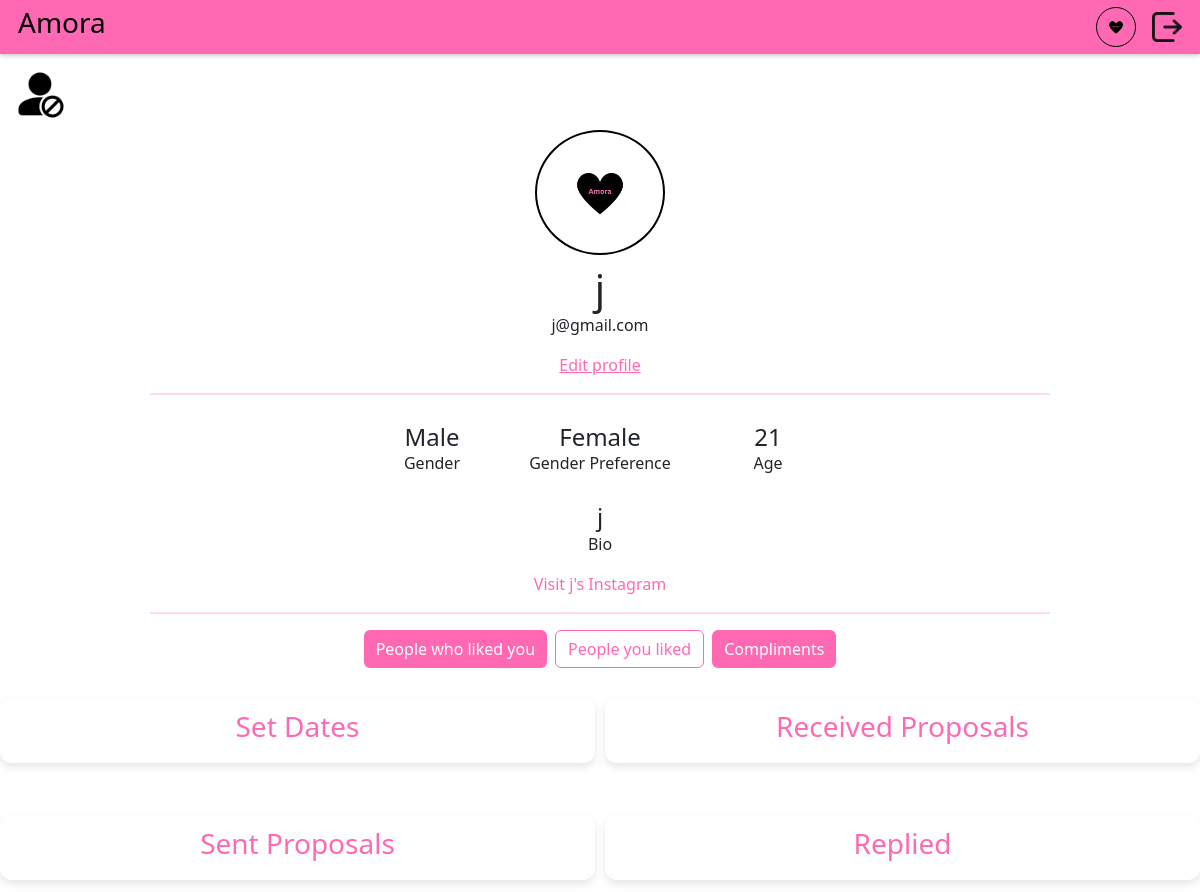
Page /profile/11 (signed in) on the earlier database version.
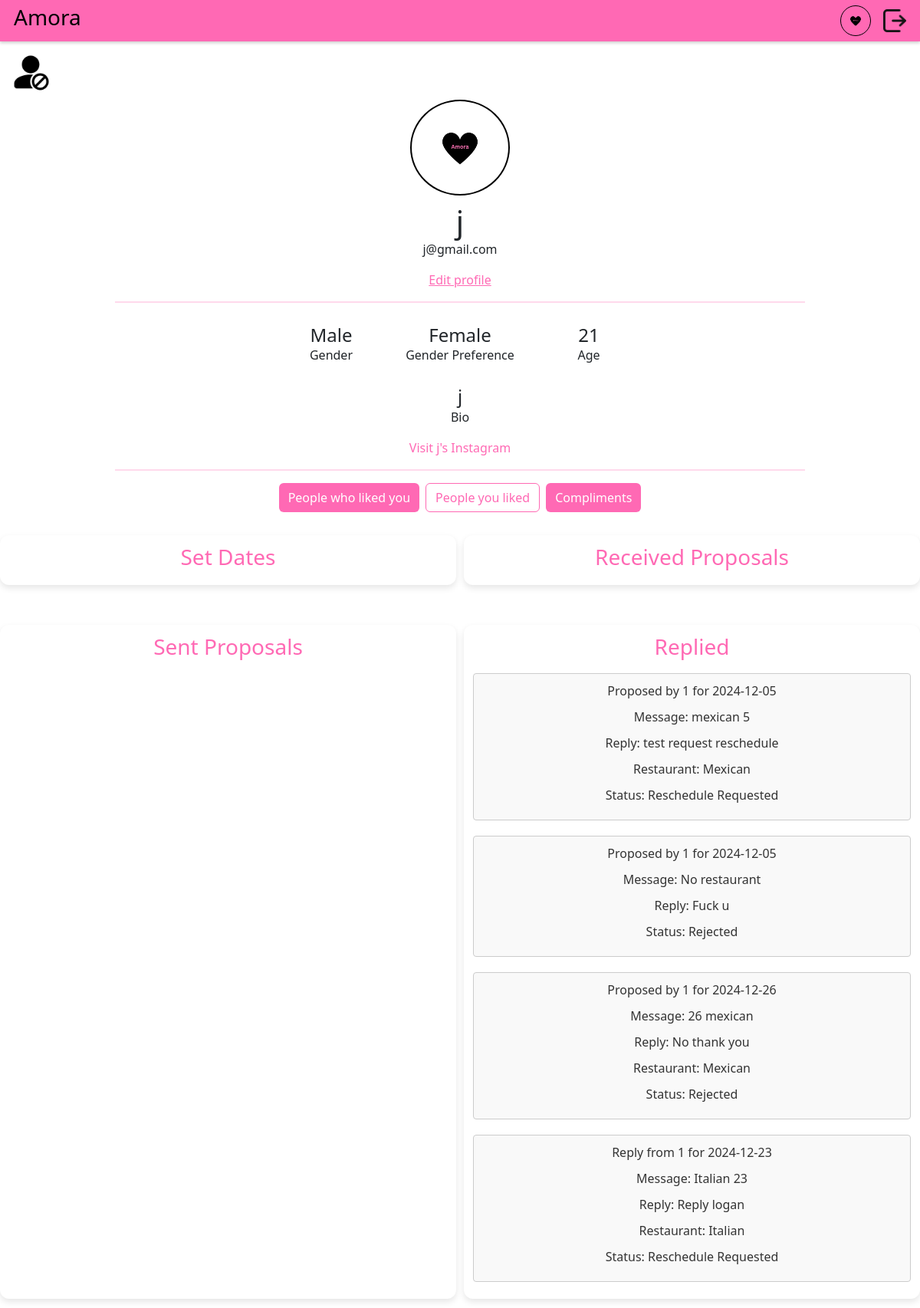
Same page on the later database version.
### DatingApp/model.py (models this page shows)
class Profile(db.Model):
    id: Mapped[int] = mapped_column(primary_key=True)
    user_id: Mapped[int] = mapped_column(ForeignKey("user.id"), unique=True)
    user: Mapped["User"] = relationship(
        back_populates="profile",
        single_parent=True,
    )
    fullname: Mapped[str] = mapped_column(String(128))
    bio: Mapped[Optional[str]] = mapped_column(Text)
    instagram_username: Mapped[Optional[str]] = mapped_column(String(64))
    birth_year: Mapped[Optional[int]] = mapped_column(Integer)
    age_minimum: Mapped[Optional[int]] = mapped_column(Integer)
    age_maximum: Mapped[Optional[int]] = mapped_column(Integer)
    gender: Mapped[Optional[str]] = mapped_column(String(16))
    genderPreference: Mapped[Optional[str]] = mapped_column(String(16))
    photo_id: Mapped[Optional[int]] = mapped_column(ForeignKey("photo.id"))
    photo: Mapped[Optional["Photo"]] = relationship(back_populates="profile")

class User(flask_login.UserMixin, db.Model):
    id: Mapped[int] = mapped_column(primary_key=True)
    email: Mapped[str] = mapped_column(String(128), unique=True)
    username: Mapped[str] = mapped_column(String(64))
    password: Mapped[str] = mapped_column(String(256))
    profile: Mapped["Profile"] = relationship(back_populates="user")
    liking: Mapped[List["User"]] = relationship(
        secondary=LikingAssociation.__table__,
        primaryjoin=LikingAssociation.liker_id == id,
        secondaryjoin=LikingAssociation.liked_id == id,
        back_populates="likers",
    )
    likers: Mapped[List["User"]] = relationship(
        secondary=LikingAssociation.__table__,
        primaryjoin=LikingAssociation.liked_id == id,
        secondaryjoin=LikingAssociation.liker_id == id,
        back_populates="liking",
    )
    blocking: Mapped[List["User"]] = relationship(
        secondary=BlockingAssociation.__table__,
        primaryjoin=BlockingAssociation.blocker_id == id,
        secondaryjoin=BlockingAssociation.blocked_id == id,
        back_populates="blockers",
    )
    blockers: Mapped[List["User"]] = relationship(
        secondary=BlockingAssociation.__table__,
        primaryjoin=BlockingAssociation.blocked_id == id,
        secondaryjoin=BlockingAssociation.blocker_id == id,
        back_populates="blocking",
    )
    sent_proposals: Mapped[List["DateProposal"]] = relationship(
        back_populates="proposer", foreign_keys="DateProposal.proposer_id"
    )
    received_proposals: Mapped[List["DateProposal"]] = relationship(
        back_populates="recipient", foreign_keys="DateProposal.recipient_id"
    )
    sent_compliments: Mapped[List["Compliments"]] = relationship(
        back_populates="sender", foreign_keys="Compliments.sender_id"
    )
    received_compliments: Mapped[List["Compliments"]] = relationship(
        back_populates="recipient", foreign_keys="Compliments.recipient_id"
    )

class DateProposal(db.Model):
    id: Mapped[int] = mapped_column(primary_key=True)
    proposer_id: Mapped[int] = mapped_column(ForeignKey("user.id"))
    proposer: Mapped["User"] = relationship(
        foreign_keys=[proposer_id], back_populates="sent_proposals"
    )
    recipient_id: Mapped[int] = mapped_column(ForeignKey("user.id"))
    recipient: Mapped["User"] = relationship(
        foreign_keys=[recipient_id], back_populates="received_proposals"
    )
    created_time: Mapped[datetime.datetime] = mapped_column(DateTime(timezone=True))
    response_time: Mapped[datetime.datetime] = mapped_column(DateTime(timezone=True), nullable=True)
    proposed_day: Mapped[datetime.datetime] = mapped_column(DateTime(timezone=True))
    restaurant_type: Mapped[Optional[Restaurant]] = mapped_column(String(16))
    status: Mapped[ProposalStatus] = mapped_column(String(16))
    proposingMessage: Mapped[Optional[str]] = mapped_column(Text, nullable=True)
    replyMessage: Mapped[Optional[str]] = mapped_column(Text, nullable=True)

### DatingApp/main.py (the view)
@bp.route("/profile/<int:user_id>")
@flask_login.login_required
def profile(user_id):
    curUser = flask_login.current_user
    user = db.session.get(model.User, user_id)
    if curUser.id == user.id:
        like_button = None
    elif user in curUser.liking:
        like_button = "unlike"
    else:
        like_button = "like"
    if curUser.id == user.id:
        block_button = None
    elif user in curUser.blocking:
        block_button = "unblock"
    else:
        block_button = "block"
    received_proposals = (
        DateProposal.query.filter(
            DateProposal.recipient_id == user.id,
        ).all()
        if curUser.id == user.id else []
    )
    sent_proposals = DateProposal.query.filter_by(proposer_id=curUser.id).all()
    set_dates = DateProposal.query.filter(
        db.or_(
            DateProposal.recipient_id == user.id,
            DateProposal.proposer_id == user.id,
            DateProposal.proposed_day >= datetime.now()
        ),
        DateProposal.status == model.ProposalStatus.accepted.value
    ).all()
    reschedule_or_rejected_requested = (
        DateProposal.query.filter(
            DateProposal.proposer_id == user.id,
            db.or_(
                DateProposal.status == model.ProposalStatus.reschedule.value,
                DateProposal.status == model.ProposalStatus.rejected.value
            )
        ).all()
    ) if curUser.id == user.id else []
    current_year = datetime.now().year
    return render_template("main/profile.html", user=user, curUser=curUser, like_button=like_button, block_button=block_button,
                           current_year=current_year, received_proposals=received_proposals,
                           sent_proposals=sent_proposals, set_dates=set_dates, reschedule_or_rejected_requested=reschedule_or_rejected_requested)

### DatingApp/templates/main/profile.html (shortened to what this page needs)
{% extends 'base.html' %}
{% block content %}
<div class="mt-3 ms-3" style="display: flex; justify-content: flex-start">
    <button id="blockedBtn" style="background: none; border: none; padding: 0; cursor: pointer;">
        <img src="{{ url_for('static', filename='blockedUsers.png') }}" alt="Blocked photo" style="width: 50px; height: 50px;">
    </button>
</div>
<div class="profileContainer">
    <div class="pfp">
        {% if user.profile.photo %}
            <img src="{{ url_for('static', filename='photos/photo-' ~ user.profile.photo.id ~ '.' ~ user.profile.photo.file_extension) }}" alt="Profile photo">
        {% else %}
            <img src="{{ url_for('static', filename='photos/defaultPfp.jpg') }}" alt="Default profile photo">
        {% endif %}
    </div>
    <h1 style="margin-bottom: 0px">{{user.profile.fullname}}</h1>
    <p style="margin-top: 0px">{{user.email}}</p>
    {% if current_user.id == user.id %}
        <a href="{{ url_for('main.editProfile') }}" style="color: #ff69b4" class="button">Edit profile</a>
    {% endif %}
    <hr style="border: 1px solid ; color:#ff69b4; width: 75%">
    <div class="profileElements">
            <div style="display: flex; flex-direction: column; text-align: center; width: 30%">
                <h4 style="margin-bottom: 0; text-align: center">
                    {%if user.profile.gender== "male" %} Male
                    {%else%} Female
                    {%endif%}
                </h4>
                <p>Gender</p>
            </div>
        <div style="display: flex; flex-direction: column; text-align: center; width: 30%">
            <h4 style="margin-bottom: 0; text-align: center">
                {%if user.profile.genderPreference== "male" %} Male
                    {%else%} Female
                    {%endif%}
            </h4>
            <p>
                Gender Preference
            </p>
        </div>
        <div style="display: flex; flex-direction: column; text-align: center; width: 30%">
            <h4 style="margin-bottom: 0; text-align: center">{{ current_year - user.profile.birth_year }}</h4>
            <p>
                Age
            </p>
        </div>
    </div>
    <div style="display: flex; flex-direction: column; width: 75%">
        <h4 style="margin-bottom: 0; word-break: break-word; text-align: center">{{user.profile.bio}}</h4>
        <p style="text-align: center">Bio</p>
    </div>
    {% if user.profile.instagram_username %}
    <div>
        <a href="https://www.instagram.com/{{ user.profile.instagram_username }}" target="_blank" style="text-decoration: none; color: #ff69b4;">
            Visit {{ user.profile.fullname }}'s Instagram
        </a>
    </div>
{% endif %}
    <hr style="border: 1px solid ; color:#ff69b4; width: 75%">
</div>
{% if user.id == current_user.id %}
    <div style="display: flex; justify-content: center">
        <button id="likersBtn" class="btn btn-primary me-2" style="background-color: #ff69b4; border: none">People who liked you</button>
        <button id="likedBtn" class="btn btn-outline-primary">People you liked</button>
        <button id="complimentBtn" class="btn btn-primary ms-2" style="background-color: #ff69b4; border: none">Compliments</button>
    </div>
    <div class = "proposal-wrapper">
        <div class = "proposal-section">
            <h3> Set Dates</h3>
        </div>
        <div class = "proposal-section">
            <h3>Received Proposals</h3>
        </div>
        <div class="proposal-section">
            <h3>Sent Proposals</h3>
        </div>
        <div class="proposal-section">
            <h3>Replied</h3>
            {% for proposal in received_proposals %}
                {% if proposal.status != '0' and proposal.status != '3' and proposal.status != '1'%}
                    <div class="proposal">
                        <p>Proposed by {{ proposal.proposer.username }} for {{ proposal.proposed_day.strftime('%Y-%m-%d') }}</p>
                        {%if proposal.proposingMessage %}
                            <p>Message: {{proposal.proposingMessage}}</p>
                        {% endif %}
                        {% if proposal.replyMessage %}
                            <p>Reply: {{proposal.replyMessage}}</p>
                        {% endif %}
                        {% if proposal.restaurant_type %}
                            <p>Restaurant:
                                {% if proposal.restaurant_type == '0' %} Mexican
                                {% elif proposal.restaurant_type == '1' %} Italian
                                {% elif proposal.restaurant_type == '2' %} Chinese
                                {% elif proposal.restaurant_type == '3' %} Japanese
                                {% elif proposal.restaurant_type == '4' %} Indian
                                {% elif proposal.restaurant_type == '5' %} Thai
                                {% endif %}
                            </p>
                        {% endif %}
                        <p>Status:
                        {% if proposal.status == '2' %}
                            Rejected
                        {% elif proposal.status == '4' %}
                            Reschedule Requested
                        {% endif %}
                        </p>
                    </div>
                {% endif %}
            {% endfor %}
            {% for proposal in reschedule_or_rejected_requested %}
                <div class="proposal">
                    <p>
                        Reply from {{ proposal.recipient.username }} for {{ proposal.proposed_day.strftime('%Y-%m-%d') }}
                    </p>
                    {% if proposal.proposingMessage %}
                        <p>Message: {{ proposal.proposingMessage }}</p>
                    {% endif %}
                    {% if proposal.replyMessage %}
                        <p>Reply: {{ proposal.replyMessage }}</p>
                    {% endif %}
                    {% if proposal.restaurant_type %}
                        <p>Restaurant:
                            {% if proposal.restaurant_type == '0' %} Mexican
                            {% elif proposal.restaurant_type == '1' %} Italian
                            {% elif proposal.restaurant_type == '2' %} Chinese
                            {% elif proposal.restaurant_type == '3' %} Japanese
                            {% elif proposal.restaurant_type == '4' %} Indian
                            {% elif proposal.restaurant_type == '5' %} Thai
                            {% endif %}
                        </p>
                    {% endif %}
                    <p>Status:
                        {% if proposal.status == '2' %}
                            Rejected
                        {% elif proposal.status == '4' %}
                            Reschedule Requested
                        {% endif %}
                    </p>
                </div>
            {% endfor %}
        </div>
    </div>
{% endif %}
{% endblock %}

### DatingApp/templates/base.html (shortened to what this page needs)
<!DOCTYPE html>
<html>
    <head>
        <link rel="stylesheet"
              href="{{ url_for('static', filename='DatingApp.css') }}">
        <link href="https://cdn.jsdelivr.net/npm/bootstrap@5.3.3/dist/css/bootstrap.min.css" rel="stylesheet">
    </head>
    <body>
        <header>
            <div class="appHeader">
                    {% if current_user.is_authenticated%}
                    <button type="button" onclick="window.location.href='{{ url_for('main.index') }}'" style="background: none; border: none; padding: 0; font-size: inherit; cursor: pointer;">
                        <h3>Amora</h3>
                    </button>
                    {% else %}
                    <button type="button" style="background: none; border: none; padding: 0; font-size: inherit; cursor: pointer;">
                        <h3>Amora</h3>
                    </button>
                    {% endif %}
                    {% if current_user.is_authenticated: %}
                    <div style="display: flex">
                        <a href="{{ url_for('main.profile', user_id=current_user.id)}}">
                            <div class="me-2">
                                {% if current_user.profile.photo %}
                                    <img src="{{ url_for('static', filename='photos/photo-' ~ current_user.profile.photo.id ~ '.' ~ current_user.profile.photo.file_extension) }}" alt="Profile photo" class="pfpSmall">
                                {% else %}
                                    <img src="{{ url_for('static', filename='photos/defaultPfp.jpg') }}" alt="Default profile photo" class="pfpSmall">
                                {% endif %}
                            </div>
                        </a>
                        <button class="ms-2" id="logOutBtn" style="background: none; border: none; padding: 0; cursor: pointer;">
                            <img src="{{ url_for('static', filename='logOut.png') }}" alt="Log Out photo" style="width: 30px; height: 30px;">
                        </button>
                    </div>
                    {% endif %}
            </div>
        </header>
        <section class="content">
            {% block content %}{% endblock %}
        </section>
    </body>
</html>

Differences in the rows shown:
added DateProposal: proposer.username "1", proposed_day "2024-12-05", proposingMessage "mexican 5", replyMessage "test request reschedule", shows "Restaurant:", restaurant_type "Mexican", status "Reschedule Requested", shown under "Replied"
added DateProposal: proposer.username "1", proposed_day "2024-12-05", proposingMessage "No restaurant", replyMessage "Fuck u", status "Rejected", shown under "Replied"
added DateProposal: proposer.username "1", proposed_day "2024-12-26", proposingMessage "26 mexican", replyMessage "No thank you", shows "Restaurant:", restaurant_type "Mexican", status "Rejected", shown under "Replied"
added DateProposal: recipient.username "1", proposed_day "2024-12-23", proposingMessage "Italian 23", replyMessage "Reply logan", shows "Restaurant:", restaurant_type "Italian", status "Reschedule Requested"
